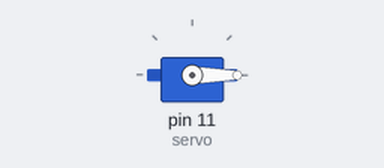
This program was run on a simulated Raspberry Pi (header pin numbers). On the bench: servo. Servo angles are drawn from the pulse width (0.5 ms = 0°, 2.5 ms = 180°).

Above: at 0.05 s.
At 1.25 s:
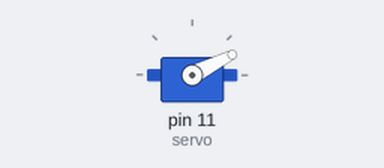
At 2.5 s:
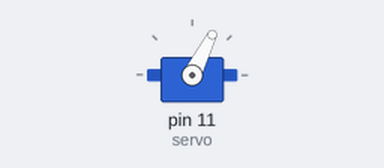
At 5.0 s:
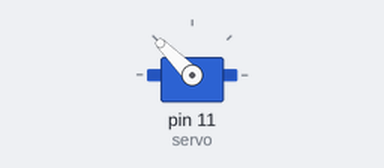
Timing chart, 0 to 6.5 s (numbered marks = the images above):
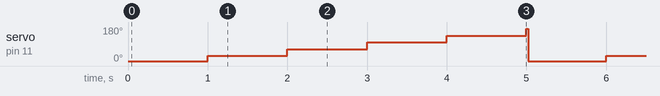

Measured:
- by itself, servo on pin 11 (servo): repeats every 5.0 s: 63° 1.0 s, 99° 1.0 s, 135° 1.0 s, 171° 0.02 s, 0° 0.98 s, 27° 1.0 s

The program:

sevor_test.py
```python
import RPi.GPIO as GPIO
import time
GPIO.setmode(GPIO.BOARD)
GPIO.setup(11,GPIO.OUT)
servo = GPIO.PWM(11,50)
try:
    while True:
        servo.start(2)
        time.sleep(1)
        servo.ChangeDutyCycle(4)
        time.sleep(1)
        servo.ChangeDutyCycle(6)
        time.sleep(1)
        servo.ChangeDutyCycle(8)
        time.sleep(1)
        servo.ChangeDutyCycle(10)
        time.sleep(1)
        servo.ChangeDutyCycle(12)
except KeyboardInterrupt:
    servo.stop()
    GPIO.cleanup()
```
